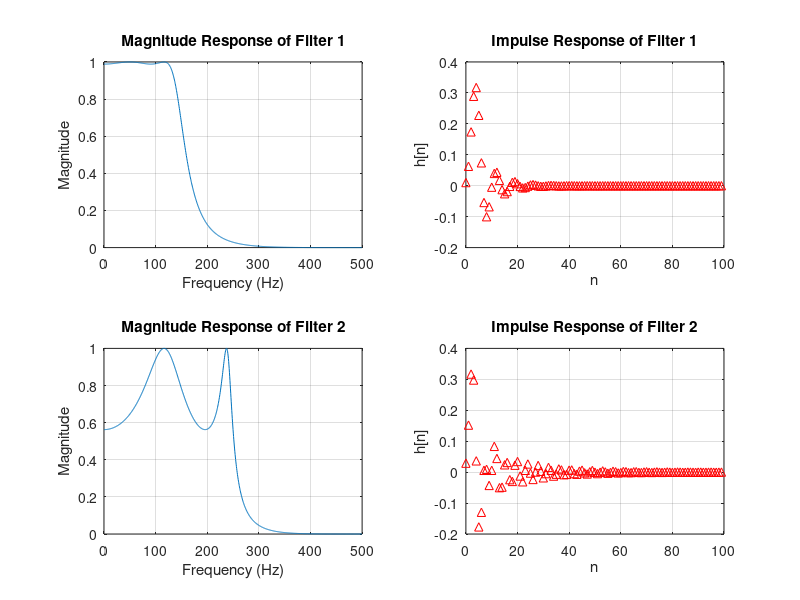
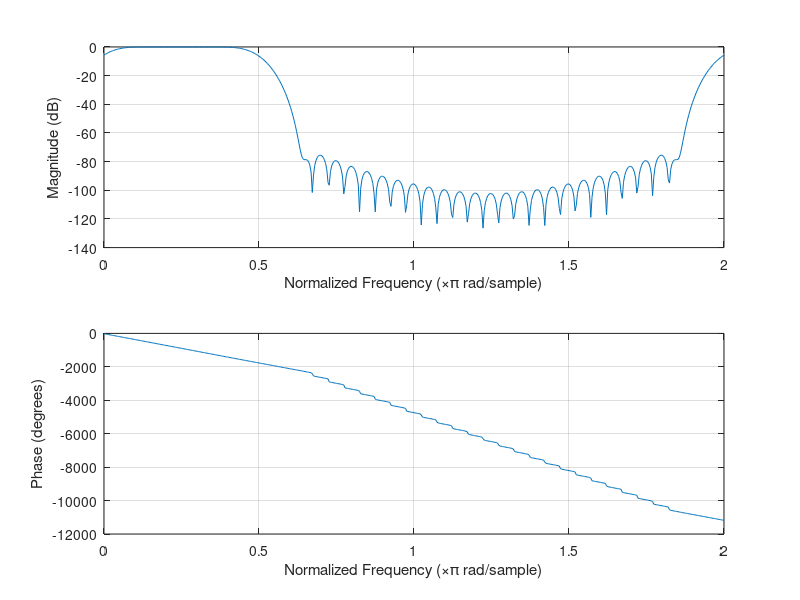

These figures' MATLAB source, in order:
disp("2a.")
samplingFreq = 1000; % Hz
% Filter 1
[b1, a1] = cheby1(4, 0.1, 125 / (samplingFreq / 2));

% Plot the magnitude response of filter 1
figure
subplot(2, 2, 1)
[h, w] = freqz(b1, a1, samplingFreq);
w = w * samplingFreq / (2 * pi);
plot(w, abs(h))
title("Magnitude Response of Filter 1")
xlabel("Frequency (Hz)")
ylabel("Magnitude")
grid on

% Plot the first 100 samples of the impulse response of filter 1
subplot(2, 2, 2)
impz(b1, a1, 100);
title("Impulse Response of Filter 1")
xlabel("n")
ylabel("h[n]")
grid on

% Filter 2
[b2, a2] = cheby1(4, 5, 250 / (samplingFreq / 2));

% Plot the magnitude response of filter 2
subplot(2, 2, 3)
[h, w] = freqz(b2, a2, samplingFreq);
w = w * samplingFreq / (2 * pi);
plot(w, abs(h))
title("Magnitude Response of Filter 2")
xlabel("Frequency (Hz)")
ylabel("Magnitude")
grid on

% Plot the first 100 samples of the impulse response of filter 2
subplot(2, 2, 4)
impz(b2, a2, 100);
title("Impulse Response of Filter 2")
xlabel("n")
ylabel("h[n]")
grid on

disp("2b.")
% Filter 1
samplingFreq = 1000; % Hz
[b1, a1] = ellip(2, 1, 20, 400 / (samplingFreq / 2), "high");

% Plot the magnitude response of filter 1
figure
subplot(2, 2, 1)
[h, w] = freqz(b1, a1, samplingFreq);
w = w * samplingFreq / (2 * pi);
semilogy(w, abs(h))
title("Magnitude Response of Filter 1")
xlabel("Frequency (Hz)")
ylabel("Magnitude")
grid on

% Plot the first 25 samples of the impulse response of filter 1
subplot(2, 2, 2)
impz(b1, a1, 25);
title("Impulse Response of Filter 1")
xlabel("n")
ylabel("h[n]")
grid on

% Filter 2
[b2, a2] = ellip(2, 0.25, 60, 400 / (samplingFreq / 2), "high");

% Plot the magnitude response of filter 2
subplot(2, 2, 3)
[h, w] = freqz(b2, a2, samplingFreq);
w = w * samplingFreq / (2 * pi);
semilogy(w, abs(h))
title("Magnitude Response of Filter 2")
xlabel("Frequency (Hz)")
ylabel("Magnitude")
grid on

% Plot the first 25 samples of the impulse response of filter 2
subplot(2, 2, 4)
impz(b2, a2, 25);
title("Impulse Response of Filter 2")
xlabel("n")
ylabel("h[n]")
grid on

disp("3c.")
freqz([1, -1], 1);
title("Magnitude of H(w) = 1 - e^{-jw}")
grid on

function output = dft(seq, inverse)
    N = length(seq);
    output = zeros(1, N);
    n = 0:N - 1;

    for k = 1:N

        e = exp(-1j * 2 * pi * (k - 1) * n / N);

        if inverse
            e = 1 ./ e;
        end

        output(k) = sum(seq .* e);

    end

    if inverse
        output = output / N;
    end

end

function b = filterCreator(M, cutoff)
    N = 10 * M;

    % Normalize the cutoff frequency
    cutoff = round(cutoff * N / (2 * pi));

    % Create the ideal DFT
    idealDFT = [ones(1, cutoff), zeros(1, N - cutoff)];

    % Ensure the phase is symmetric
    for k = 1:N

        if k <= N / 2
            phase =- (M - 1) * pi * k / N;
        else
            phase =- (M - 1) * pi * (k - N) / N;
        end

        idealDFT(k) = idealDFT(k) * exp(1j * phase);
    end

    % Convert to the time domain
    b = dft(idealDFT, true);

    % Truncate to M
    b = b(1:M);

    % Multiply by a Blackman window
    for n = 1:M
        b(n) = b(n) * (0.42 - 0.5 * cos(2 * pi * n / M) + 0.08 * cos(4 * pi * n / M));
    end

end

disp("4.")
b = filterCreator(40, pi / 2);
freqz(b, 1);
